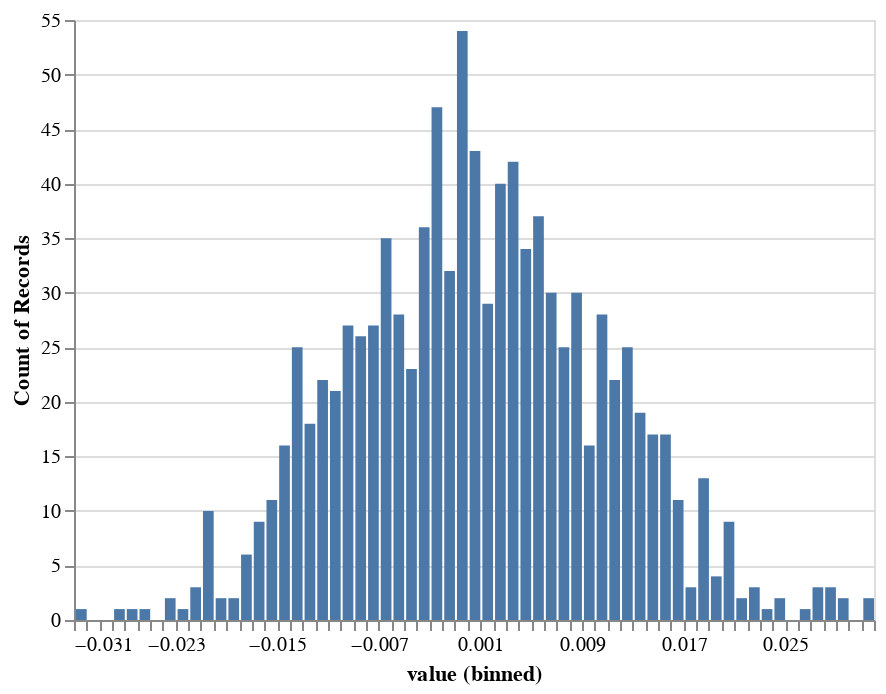

Source (notebook cell):
### Markdown cell above
Using three different distribution classes in scipy.stats, run the following experiment:

1. Compute 10,000 random values. Compute and save the mean.
2. Repeat step 1, 1,000 times
3. Plot the histogram of the mean values and observe the shape.

Use the distributions norm, cosine and uniform.

### Code cell
norm_dist = stats.norm()
cosine_dist = stats.gamma(0.5)
uniform_dist = stats.uniform(0, 1)



means = []
for y in range(1000):
    values = norm_dist.rvs(10000)
    mean = scipy.mean(values)
    means.append(mean)
df_values = pandas.DataFrame({"value": means})
plot = altair.Chart(df_values).mark_bar().encode(
    altair.X("value", bin=altair.Bin(maxbins=100)),
    y='count()'
)
plot

### Figure 1 — Vega-Lite specification as saved in the notebook (floating-point values rounded to 4 significant figures; data arrays with more than 128 entries replaced by an {"elided": "..."} marker saying what was removed)
{"config": {"view": {"continuousWidth": 400, "continuousHeight": 300}}, "data": {"name": "data-6f4d4ada5c712e22a7ba8681882510e3"}, "mark": "bar", "encoding": {"x": {"type": "quantitative", "bin": {"maxbins": 100}, "field": "value"}, "y": {"type": "quantitative", "aggregate": "count"}}, "$schema": "https://vega.github.io/schema/vega-lite/v4.8.1.json", "datasets": {"data-6f4d4ada5c712e22a7ba8681882510e3": {"elided": "1000 records"}}}
